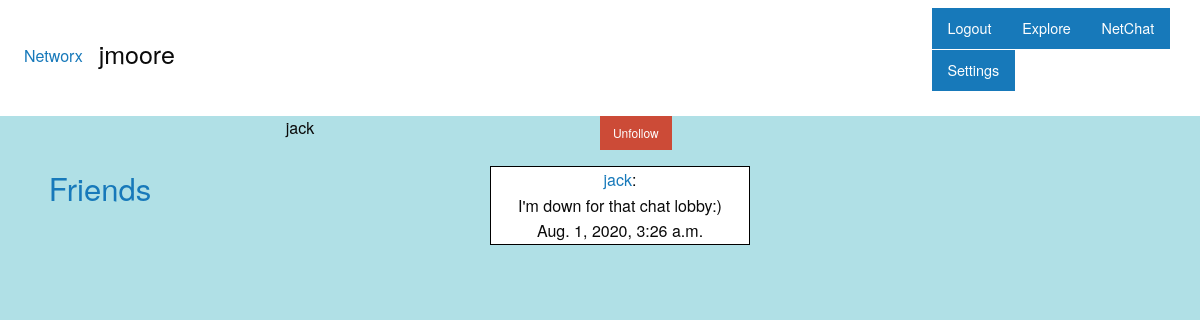
/26/ (signed in), run on the app's committed database.
### myapp/models.py (models this page shows)
class PostModel(models.Model):
    user = models.ForeignKey(User, on_delete=models.CASCADE, default=None)
    content = models.CharField(max_length=160)
    image = models.ImageField(upload_to='profile_image', blank=True, null=True)
    timeCreated = models.DateTimeField(auto_now_add=True)
    updated_at = models.DateTimeField(auto_now=True)
    def __str__(self):
        return self.content

### myapp/views.py (the view)
# urls.py: path('<int:id>/', views.userView),
def userView(request, id):
    li = models.PostModel.objects.all()#list of posts from guest user
    guestUser = models.User.objects.filter(id=id)[0]
    friend, created = models.Friend.objects.get_or_create(currentUser=request.user)
    friends = friend.users.all()
    guestFriend, created = models.Friend.objects.get_or_create(currentUser=guestUser)
    guestFriends = guestFriend.users.all()
    context = {
    "userPosts":li,
    "guestFriends": guestFriends,
    "guestUser":guestUser,
    "friends": friends,
    }
    if request.user.id == id:
        return redirect("/home/")
    else:
        return render(request,"userPage.html", context=context)

### myapp/templates/userPage.html (shortened to what this page needs)
{% extends "base.html" %}
{% load static %}
{% block topBar %}
<body>
  <div class=" columns small-12 medium-3">
    <div class="top-bar">
      <div class="top-bar-left">
        <ul class="dropdown menu" data-dropdown-menu>
          <li>
            <a href="/home">Networx</a>
          </li>
          <li>
            <h4>{{user.username}}</h4>
          </li>
        </ul>
      </div>
      <div class="top-bar-right">
        <ul class="button-group even-4">
          <li id="buttonItem">
            <a href="/login" class="button">Logout</a>
          </li>
          <li id="buttonItem">
            <a href="/explore" class="button">Explore</a>
          </li>
          <li id="buttonItem">
            <a href="/chat" class="button">NetChat</a>
          </li>
          <li id="buttonItem">
            <a href="/settings" class="button">Settings</a>
          </li>
      </div>
    </div>
  </div>
{% endblock %}
{% block body %}
<div class="grid-x">
  <div class="cell small-6">{{guestUser.username}}</div>
  {% if guestUser in friends %}
  <div class="row">
  <a href="/{{guestUser.id}}/remove">
  <button type="button" class="alert button small">Unfollow</button>
  </a>
</div>
  {% else %}
  <div class="row">
  <a href="/{{guestUser.id}}/add">
  <button type="button" class="success button small">Follow</button>
  </a>
</div>
  {% endif %}
</div>
<div class="grid-container fluid">
  <div class="grid-x grid-margin-x">
    <div class="cell small-2 ">
      <a href="/friends/{{guestUser.id}}">
      <h3> Friends </h3>
      </a>
    </div>
  <div class="cell small-8">
  {% for post in userPosts reversed %}
    <ul>
      {% if post.user in guestFriends %}
      <li id="postItem">
        <div class="row">
          <a href="/{{post.user.id}}/">{{post.user}}</a>:
        </div>
          {{post}}
          {% if post.image %}
           <a href="{{post.image.url}}">
           <img src="{{post.image.url}}" width="240">
           </a>
           {% endif %}
        <div class="row">
          {{post.timeCreated}}
        </div>
      </li>
    </ul>
      {% elif post.user == guestUser %}
      <li id="postItem">
        <div class="row">
          <a href="/{{post.user.id}}/">{{post.user}}</a>:
        </div>
          {{post}}
        <div class="row">
          {{post.timeCreated}}
        </div>
      </li>
      {% endif %}
    </ul>
  {% endfor %}
</div>
</div>
</div>
{% endblock %}

### myapp/templates/base.html (style rules this page uses)
body { background:powderblue; }
#postItem { word-break: break-word; margin:0 0 10px 0; background-color: white; list-style-type: none; border: 1px solid black; border-spacing: 100px }
#buttonItem { list-style-type:none; }

### myapp/templates/userPage.html (style rules this page uses)
body { background:powderblue; }
#postItem { word-break: break-word; margin:0 0 10px 0; background-color: white; list-style-type: none; border: 1px solid black; border-spacing: 100px }
#buttonItem { list-style-type:none; }

### data on the page
PostModel: user "jack", content "I'm down for that chat lobby:)", timeCreated "Aug. 1, 2020, 3:26 a.m."

### other printed values
{{ user.username }} "jmoore"
{{ guestUser.username }} "jack"
